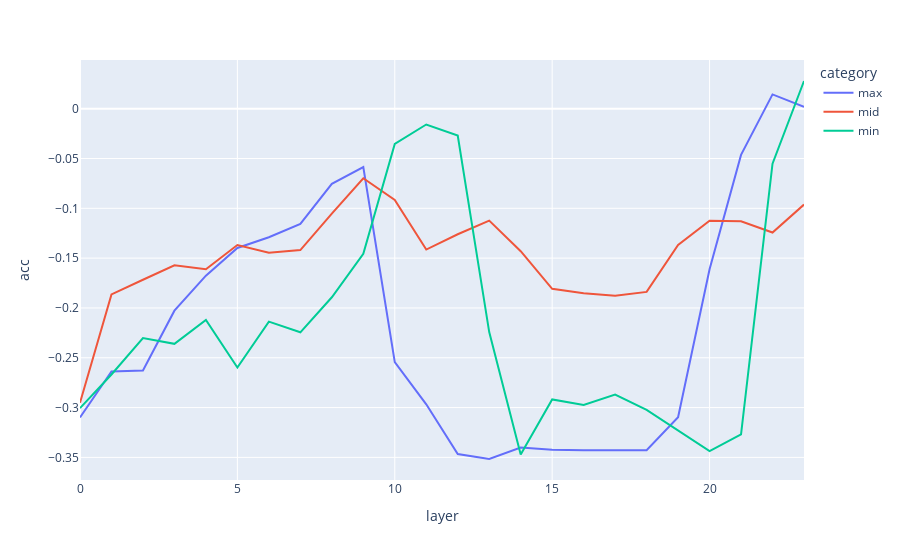

Here is the notebook cell this chart was saved with:
### Code cell
import pandas as pd
import plotly.express as px

df = pd.read_csv(
    "/a/home/cc/students/cs/nirendy/repos/ssm_analysis/output/state-spaces/mamba-130M-hf/evaluate_context_interference/ds=counter_fact/130M_norm_1_output.csv"
)
px.line(df, x="layer", y="acc", color="category").show()

### Figure 1 — Plotly figure (JSON) as saved in the notebook; plotly's stock layout.template omitted (floating-point values rounded to 4 significant figures)
{"data": [{"hovertemplate": "category=max<br>layer=%{x}<br>acc=%{y}<extra></extra>", "legendgroup": "max", "line": {"color": "#636efa", "dash": "solid"}, "marker": {"symbol": "circle"}, "mode": "lines", "name": "max", "orientation": "v", "showlegend": true, "type": "scatter", "x": [0, 1, 2, 3, 4, 5, 6, 7, 8, 9, 10, 11, 12, 13, 14, 15, 16, 17, 18, 19, 20, 21, 22, 23], "xaxis": "x", "y": [-0.3099, -0.2638, -0.2628, -0.2027, -0.1676, -0.1398, -0.1291, -0.1157, -0.07541, -0.0586, -0.2545, -0.2967, -0.3466, -0.3516, -0.3402, -0.3424, -0.3428, -0.3429, -0.3428, -0.3097, -0.1612, -0.04641, 0.01434, 0.001801], "yaxis": "y"}, {"hovertemplate": "category=mid<br>layer=%{x}<br>acc=%{y}<extra></extra>", "legendgroup": "mid", "line": {"color": "#EF553B", "dash": "solid"}, "marker": {"symbol": "circle"}, "mode": "lines", "name": "mid", "orientation": "v", "showlegend": true, "type": "scatter", "x": [0, 1, 2, 3, 4, 5, 6, 7, 8, 9, 10, 11, 12, 13, 14, 15, 16, 17, 18, 19, 20, 21, 22, 23], "xaxis": "x", "y": [-0.2952, -0.1864, -0.1717, -0.1572, -0.1611, -0.1368, -0.1446, -0.1419, -0.1053, -0.0698, -0.0915, -0.1414, -0.126, -0.1123, -0.143, -0.1808, -0.1853, -0.1877, -0.1839, -0.1367, -0.1124, -0.113, -0.1243, -0.09623], "yaxis": "y"}, {"hovertemplate": "category=min<br>layer=%{x}<br>acc=%{y}<extra></extra>", "legendgroup": "min", "line": {"color": "#00cc96", "dash": "solid"}, "marker": {"symbol": "circle"}, "mode": "lines", "name": "min", "orientation": "v", "showlegend": true, "type": "scatter", "x": [0, 1, 2, 3, 4, 5, 6, 7, 8, 9, 10, 11, 12, 13, 14, 15, 16, 17, 18, 19, 20, 21, 22, 23], "xaxis": "x", "y": [-0.3006, -0.2668, -0.2302, -0.236, -0.2121, -0.2598, -0.2137, -0.2245, -0.1893, -0.1457, -0.03534, -0.01586, -0.02692, -0.2242, -0.3471, -0.2918, -0.2974, -0.287, -0.3024, -0.3234, -0.3437, -0.3268, -0.05516, 0.02777], "yaxis": "y"}], "layout": {"legend": {"title": {"text": "category"}, "tracegroupgap": 0}, "margin": {"t": 60}, "xaxis": {"anchor": "y", "domain": [0, 1], "title": {"text": "layer"}}, "yaxis": {"anchor": "x", "domain": [0, 1], "title": {"text": "acc"}}}}
